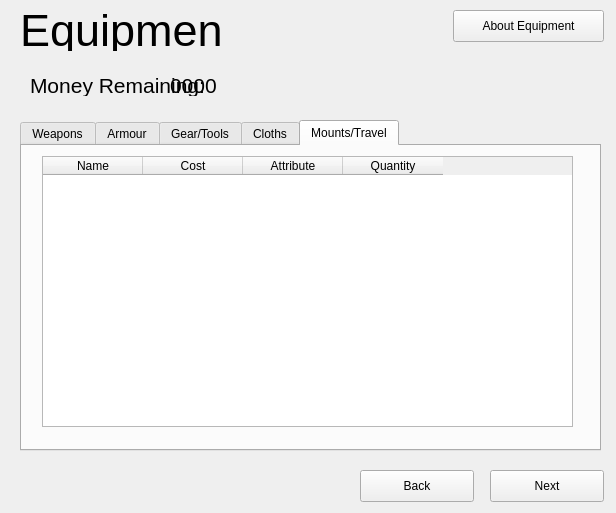
<?xml version="1.0" encoding="UTF-8"?>
<ui version="4.0">
 <class>Equipment</class>
 <widget class="QWidget" name="Equipment">
  <property name="geometry">
   <rect>
    <x>0</x>
    <y>0</y>
    <width>616</width>
    <height>513</height>
   </rect>
  </property>
  <property name="windowTitle">
   <string>Form</string>
  </property>
  <widget class="QPushButton" name="btnAboutClasses">
   <property name="geometry">
    <rect>
     <x>453</x>
     <y>10</y>
     <width>151</width>
     <height>32</height>
    </rect>
   </property>
   <property name="text">
    <string>About Equipment</string>
   </property>
  </widget>
  <widget class="QTabWidget" name="tabWidget">
   <property name="geometry">
    <rect>
     <x>20</x>
     <y>120</y>
     <width>581</width>
     <height>331</height>
    </rect>
   </property>
   <property name="currentIndex">
    <number>4</number>
   </property>
   <widget class="QWidget" name="tabStr">
    <attribute name="title">
     <string>Weapons</string>
    </attribute>
    <widget class="QTableWidget" name="tableWidget">
     <property name="geometry">
      <rect>
       <x>20</x>
       <y>10</y>
       <width>531</width>
       <height>271</height>
      </rect>
     </property>
     <column>
      <property name="text">
       <string>Name</string>
      </property>
     </column>
     <column>
      <property name="text">
       <string>Cost</string>
      </property>
     </column>
     <column>
      <property name="text">
       <string>Attribute</string>
      </property>
     </column>
     <column>
      <property name="text">
       <string>Quantity</string>
      </property>
     </column>
    </widget>
   </widget>
   <widget class="QWidget" name="tabDexerity">
    <attribute name="title">
     <string>Armour</string>
    </attribute>
    <widget class="QTableWidget" name="tableWidget_2">
     <property name="geometry">
      <rect>
       <x>20</x>
       <y>10</y>
       <width>531</width>
       <height>271</height>
      </rect>
     </property>
     <column>
      <property name="text">
       <string>Name</string>
      </property>
     </column>
     <column>
      <property name="text">
       <string>Cost</string>
      </property>
     </column>
     <column>
      <property name="text">
       <string>Attribute</string>
      </property>
     </column>
     <column>
      <property name="text">
       <string>Quantity</string>
      </property>
     </column>
    </widget>
   </widget>
   <widget class="QWidget" name="tabConstruction">
    <attribute name="title">
     <string>Gear/Tools</string>
    </attribute>
    <widget class="QTableWidget" name="tableWidget_3">
     <property name="geometry">
      <rect>
       <x>20</x>
       <y>10</y>
       <width>531</width>
       <height>271</height>
      </rect>
     </property>
     <column>
      <property name="text">
       <string>Name</string>
      </property>
     </column>
     <column>
      <property name="text">
       <string>Cost</string>
      </property>
     </column>
     <column>
      <property name="text">
       <string>Attribute</string>
      </property>
     </column>
     <column>
      <property name="text">
       <string>Quantity</string>
      </property>
     </column>
    </widget>
   </widget>
   <widget class="QWidget" name="tabIntelligence">
    <attribute name="title">
     <string>Cloths</string>
    </attribute>
    <widget class="QTableWidget" name="tableWidget_4">
     <property name="geometry">
      <rect>
       <x>20</x>
       <y>10</y>
       <width>531</width>
       <height>271</height>
      </rect>
     </property>
     <column>
      <property name="text">
       <string>Name</string>
      </property>
     </column>
     <column>
      <property name="text">
       <string>Cost</string>
      </property>
     </column>
     <column>
      <property name="text">
       <string>Attribute</string>
      </property>
     </column>
     <column>
      <property name="text">
       <string>Quantity</string>
      </property>
     </column>
    </widget>
   </widget>
   <widget class="QWidget" name="tabWizdom">
    <attribute name="title">
     <string>Mounts/Travel</string>
    </attribute>
    <widget class="QTableWidget" name="tableWidget_5">
     <property name="geometry">
      <rect>
       <x>20</x>
       <y>10</y>
       <width>531</width>
       <height>271</height>
      </rect>
     </property>
     <column>
      <property name="text">
       <string>Name</string>
      </property>
     </column>
     <column>
      <property name="text">
       <string>Cost</string>
      </property>
     </column>
     <column>
      <property name="text">
       <string>Attribute</string>
      </property>
     </column>
     <column>
      <property name="text">
       <string>Quantity</string>
      </property>
     </column>
    </widget>
   </widget>
  </widget>
  <widget class="QPushButton" name="btnBack">
   <property name="geometry">
    <rect>
     <x>360</x>
     <y>470</y>
     <width>114</width>
     <height>32</height>
    </rect>
   </property>
   <property name="text">
    <string>Back</string>
   </property>
  </widget>
  <widget class="QLabel" name="lblTitle">
   <property name="geometry">
    <rect>
     <x>20</x>
     <y>10</y>
     <width>201</width>
     <height>41</height>
    </rect>
   </property>
   <property name="font">
    <font>
     <family>Arial</family>
     <pointsize>34</pointsize>
    </font>
   </property>
   <property name="text">
    <string>Equipment</string>
   </property>
  </widget>
  <widget class="QPushButton" name="btnNext">
   <property name="geometry">
    <rect>
     <x>490</x>
     <y>470</y>
     <width>114</width>
     <height>32</height>
    </rect>
   </property>
   <property name="text">
    <string>Next</string>
   </property>
  </widget>
  <widget class="QLabel" name="label">
   <property name="geometry">
    <rect>
     <x>30</x>
     <y>75</y>
     <width>181</width>
     <height>21</height>
    </rect>
   </property>
   <property name="font">
    <font>
     <family>Arial</family>
     <pointsize>16</pointsize>
    </font>
   </property>
   <property name="text">
    <string>Money Remaining:</string>
   </property>
  </widget>
  <widget class="QLabel" name="label_2">
   <property name="geometry">
    <rect>
     <x>170</x>
     <y>70</y>
     <width>62</width>
     <height>31</height>
    </rect>
   </property>
   <property name="font">
    <font>
     <family>Arial</family>
     <pointsize>16</pointsize>
    </font>
   </property>
   <property name="text">
    <string>0000</string>
   </property>
  </widget>
 </widget>
 <resources/>
 <connections/>
</ui>
